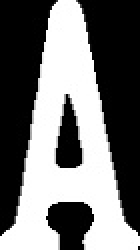
#> input picture Card_Imgs/Ace.jpg, 70 x 125 px (shown 2 times larger)
$ python cards.py
#> lines starting #> are read from the running program, lines starting #| are printed output that depends on the picture
import matplotlib.pyplot as plt
import cv2
import numpy as np

rank_templates = {
    'Ace': cv2.imread('Card_Imgs/Ace.jpg', cv2.IMREAD_GRAYSCALE),
    'Two': cv2.imread('Card_Imgs/Two.jpg', cv2.IMREAD_GRAYSCALE),
    'Three': cv2.imread('Card_Imgs/Three.jpg', cv2.IMREAD_GRAYSCALE),
    'Four': cv2.imread('Card_Imgs/Four.jpg', cv2.IMREAD_GRAYSCALE),
    'Five': cv2.imread('Card_Imgs/Five.jpg', cv2.IMREAD_GRAYSCALE),
    'Six': cv2.imread('Card_Imgs/Six.jpg', cv2.IMREAD_GRAYSCALE),
    'Seven': cv2.imread('Card_Imgs/Seven.jpg', cv2.IMREAD_GRAYSCALE),
    'Eight': cv2.imread('Card_Imgs/Eight.jpg', cv2.IMREAD_GRAYSCALE),
    'Nine': cv2.imread('Card_Imgs/Nine.jpg', cv2.IMREAD_GRAYSCALE),
    'Ten': cv2.imread('Card_Imgs/Ten.jpg', cv2.IMREAD_GRAYSCALE),
    'Jack': cv2.imread('Card_Imgs/Jack.jpg', cv2.IMREAD_GRAYSCALE),
    'Queen': cv2.imread('Card_Imgs/Queen.jpg', cv2.IMREAD_GRAYSCALE),
    'King': cv2.imread('Card_Imgs/King.jpg', cv2.IMREAD_GRAYSCALE),
}
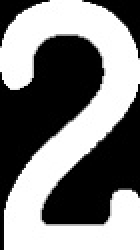
#> input picture Card_Imgs/Two.jpg, 70 x 125 px (shown 2 times larger)
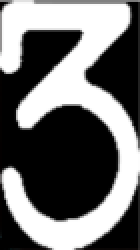
#> input picture Card_Imgs/Three.jpg, 70 x 125 px (shown 2 times larger)
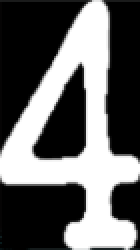
#> input picture Card_Imgs/Four.jpg, 70 x 125 px (shown 2 times larger)
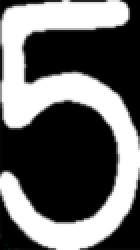
#> input picture Card_Imgs/Five.jpg, 70 x 125 px (shown 2 times larger)
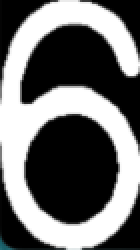
#> input picture Card_Imgs/Six.jpg, 70 x 125 px (shown 2 times larger)

suit_template = {
    'Diamonds': cv2.imread('Card_Imgs/Diamonds.jpg', cv2.IMREAD_GRAYSCALE),
    'Hearts': cv2.imread('Card_Imgs/Hearts.jpg', cv2.IMREAD_GRAYSCALE),
    'Clubs': cv2.imread('Card_Imgs/Clubs.jpg', cv2.IMREAD_GRAYSCALE),
    'Spades': cv2.imread('Card_Imgs/Spades.jpg', cv2.IMREAD_GRAYSCALE)
}

covered_template_1 = cv2.imread('Card_Imgs/Covered.jpg', cv2.IMREAD_GRAYSCALE)
covered_template_2 = cv2.imread('Card_Imgs/Covered_1.jpg', cv2.IMREAD_GRAYSCALE)
covered_template_3 = cv2.imread('Card_Imgs/Covered_2.jpg', cv2.IMREAD_GRAYSCALE)


class Card:
    # [347 lines left out: functions __init__, find_cards, get_corner, get_rank_suit, classify_card_number, classify_suit_number and 3 more, not called in this run]
